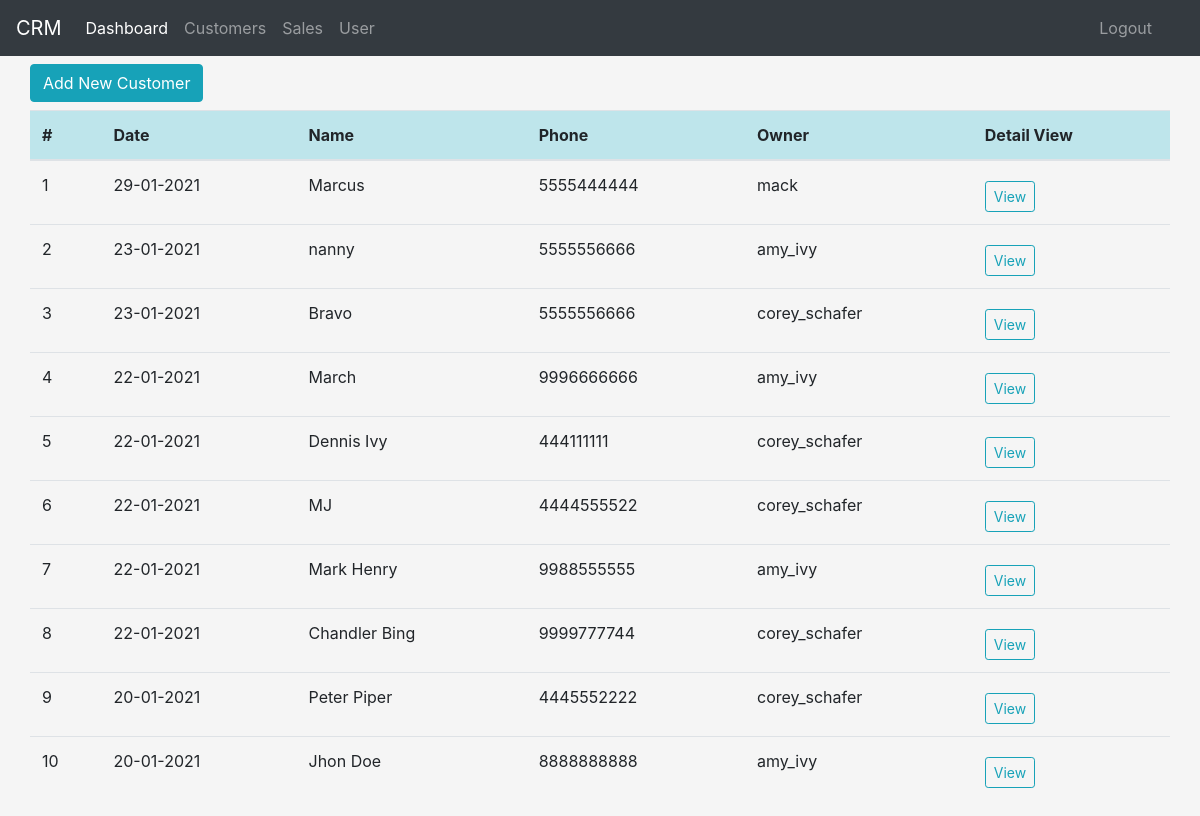
The page /customer/ (signed in) on the database its author committed.
### crm/models.py (models this page shows, shortened)
class Customer(models.Model):
    name = models.CharField(max_length=100)
    phone = models.CharField(max_length=10)
    email = models.CharField(max_length=100)
    date_created = models.DateTimeField(auto_now_add=True)
    owner = models.ForeignKey(User, null=True, on_delete=models.SET_NULL)
    class Meta():
        ordering = ['-date_created']

### crm/views.py (the view)
# urls.py: path("customer/", views.customer, name="crm-customer"),
def customer(request):
    if request.user.is_superuser:
        customers = Customer.objects.all()
    else:
        customers = Customer.objects.filter(owner=request.user) # Only fetch those customers whose owner is current user.
    context = {
        "customers":customers,
    }
    return render(request, "crm/customer.html", context)

### crm/templates/crm/customer.html
{% extends "crm/base.html" %}
{% block content %}
<div class="container">
    <div class="row">
        <a class="btn btn-info  mt-2" href="{% url 'crm-create-customer' %}">Add New Customer</a>
        <table class="table mt-2">
            <thead>
                <tr class="table-info">
                <th scope="col">#</th>
                <th scope="col">Date</th>
                <th scope="col">Name</th>
                <th scope="col">Phone</th>
                {% if user.is_superuser %}
                    <th scope="col">Owner</th>
                {% endif %}
                <th scope="col">Detail View</th>
                </tr>
            </thead>
            {% for cust in customers %}
            <tr>
                <td  scope="row">{{ forloop.counter }} </td  >
                <td >{{ cust.date_created|date:'d-m-Y' }}</td >
                <td >{{ cust.name }}</td >
                <td >{{ cust.phone }}</td>
                {% if user.is_superuser %}
                    <td >{{ cust.owner }}</td>
                {% endif %}
                <td >
                    <a class="btn btn-outline-info btn-sm mt-2" href="{% url 'crm-detail' cust.id %}">View</a>
                </td >
            </tr>
            {% endfor %}
        </table>
    </div>
</div>
{% endblock content %}

### static/css/main.css (style rules this page uses)
body { background-color: whitesmoke ; }

### rows shown on the page
Customer: date_created "29-01-2021", name "Marcus", phone "5555444444", owner "mack"
Customer: date_created "23-01-2021", name "nanny", phone "5555556666", owner "amy_ivy"
Customer: date_created "23-01-2021", name "Bravo", phone "5555556666", owner "corey_schafer"
Customer: date_created "22-01-2021", name "March", phone "9996666666", owner "amy_ivy"
Customer: date_created "22-01-2021", name "Dennis Ivy", phone "444111111", owner "corey_schafer"
Customer: date_created "22-01-2021", name "MJ", phone "4444555522", owner "corey_schafer"
Customer: date_created "22-01-2021", name "Mark Henry", phone "9988555555", owner "amy_ivy"
Customer: date_created "22-01-2021", name "Chandler Bing", phone "9999777744", owner "corey_schafer"
Customer: date_created "20-01-2021", name "Peter Piper", phone "4445552222", owner "corey_schafer"
Customer: date_created "20-01-2021", name "Jhon Doe", phone "8888888888", owner "amy_ivy"
